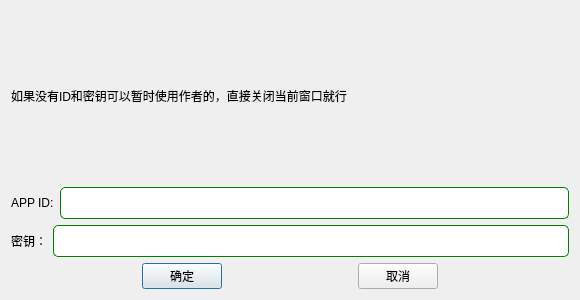
<?xml version="1.0" encoding="UTF-8"?>
<ui version="4.0">
 <class>setAppidSecretkey</class>
 <widget class="QDialog" name="setAppidSecretkey">
  <property name="geometry">
   <rect>
    <x>0</x>
    <y>0</y>
    <width>580</width>
    <height>300</height>
   </rect>
  </property>
  <property name="windowTitle">
   <string>Dialog</string>
  </property>
  <property name="styleSheet">
   <string notr="true">QLineEdit {
	min-height: 30px; 
	border: 1px solid green;
	border-radius: 5px;
}

QLabel {
	font: 12pt &quot;Franklin Gothic Book&quot;;
}
</string>
  </property>
  <layout class="QVBoxLayout" name="verticalLayout">
   <item>
    <widget class="QLabel" name="label_3">
     <property name="text">
      <string>如果没有ID和密钥可以暂时使用作者的，直接关闭当前窗口就行</string>
     </property>
    </widget>
   </item>
   <item>
    <layout class="QHBoxLayout" name="horizontalLayout">
     <item>
      <widget class="QLabel" name="label">
       <property name="text">
        <string>APP ID:</string>
       </property>
      </widget>
     </item>
     <item>
      <widget class="QLineEdit" name="lineEdit_ID"/>
     </item>
    </layout>
   </item>
   <item>
    <layout class="QHBoxLayout" name="horizontalLayout_2">
     <item>
      <widget class="QLabel" name="label_2">
       <property name="text">
        <string>密钥：</string>
       </property>
      </widget>
     </item>
     <item>
      <widget class="QLineEdit" name="lineEdit_key"/>
     </item>
    </layout>
   </item>
   <item>
    <layout class="QHBoxLayout" name="horizontalLayout_3">
     <item>
      <spacer name="horizontalSpacer">
       <property name="orientation">
        <enum>Qt::Horizontal</enum>
       </property>
       <property name="sizeHint" stdset="0">
        <size>
         <width>40</width>
         <height>20</height>
        </size>
       </property>
      </spacer>
     </item>
     <item>
      <widget class="QPushButton" name="pushButton_confirm">
       <property name="text">
        <string>确定</string>
       </property>
      </widget>
     </item>
     <item>
      <spacer name="horizontalSpacer_3">
       <property name="orientation">
        <enum>Qt::Horizontal</enum>
       </property>
       <property name="sizeHint" stdset="0">
        <size>
         <width>40</width>
         <height>20</height>
        </size>
       </property>
      </spacer>
     </item>
     <item>
      <widget class="QPushButton" name="pushButton_cancel">
       <property name="text">
        <string>取消</string>
       </property>
      </widget>
     </item>
     <item>
      <spacer name="horizontalSpacer_2">
       <property name="orientation">
        <enum>Qt::Horizontal</enum>
       </property>
       <property name="sizeHint" stdset="0">
        <size>
         <width>40</width>
         <height>20</height>
        </size>
       </property>
      </spacer>
     </item>
    </layout>
   </item>
  </layout>
 </widget>
 <resources/>
 <connections/>
</ui>
